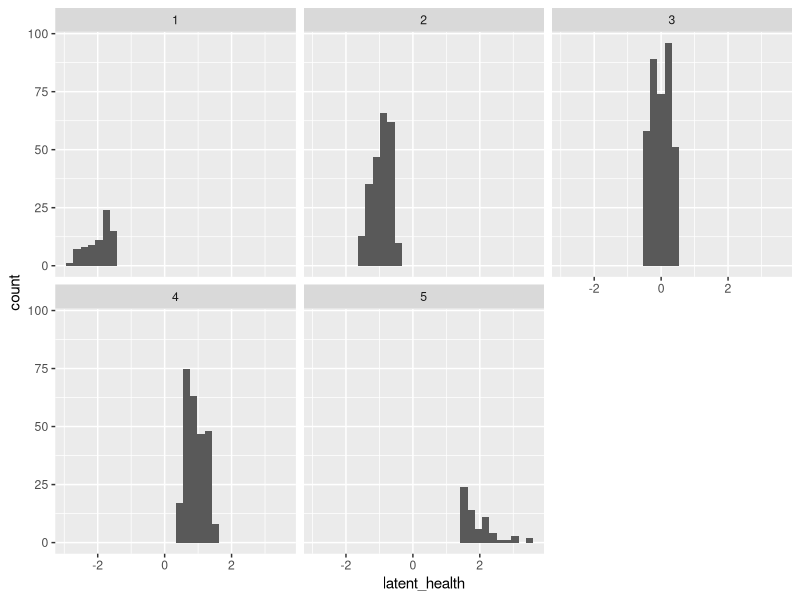
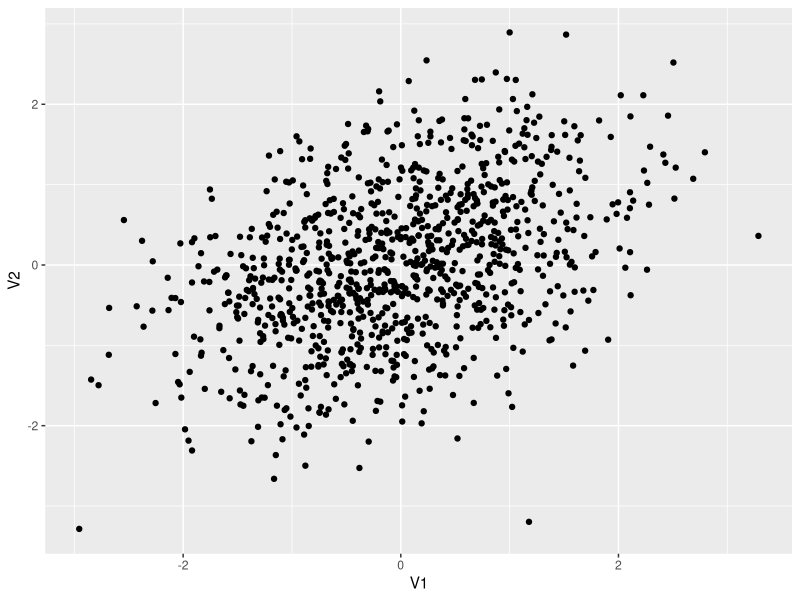
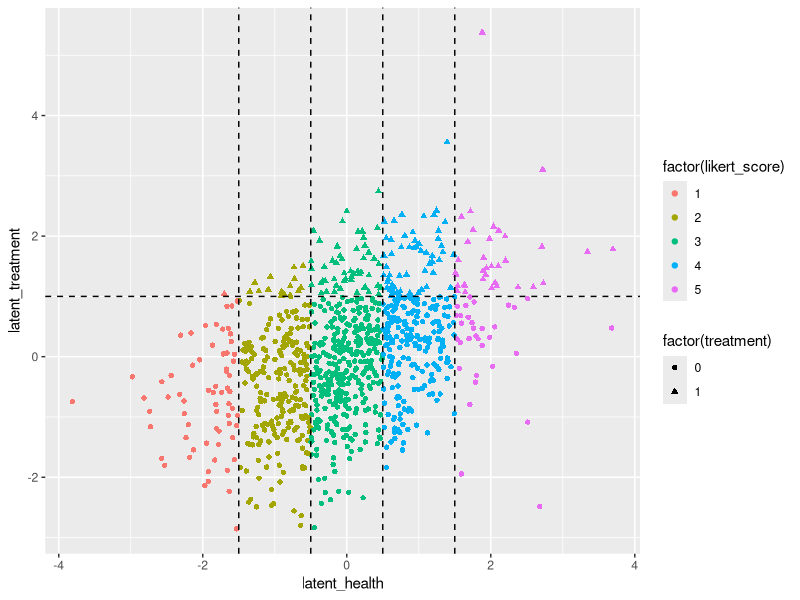

Here is the R script that generated these plots, in order:
## ---- chunk 1
library(tidyverse)
library(mvtnorm)
## ---- chunk 2
n_obs <- 1000
cut_points <- c(-1.5, -0.5, 0.5, 1.5)

df <- tibble(latent_health = rnorm(n_obs, mean = 0, sd = 1)) %>%
  mutate(likert_score = findInterval(latent_health, cut_points) + 1)

head(df)
## ---- chunk 3
ggplot(df, aes(x = latent_health)) +
  geom_histogram() +
  facet_wrap(~ likert_score)
## ---- chunk 4
sigma <- matrix(c(1, 0.4, 
                  0.4, 1), ncol = 2)

df <- as.data.frame(rmvnorm(n = n_obs, 
                           mean = c(0, 0), 
                           sigma = sigma))

ggplot(df, aes(x = V1, y = V2)) +
  geom_point()
## ---- chunk 5
n_obs <- 1000
cut_points_health <- c(-1.5, -0.5, 0.5, 1.5)
cut_point_treatment <- c(1)

df <-as_tibble(rmvnorm(n = n_obs, 
                           mean = c(0, 0), 
                           sigma = sigma)) %>%
  rename(c(latent_health = V1, latent_treatment = V2)) %>%
  mutate(likert_score = findInterval(latent_health, cut_points_health) + 1) %>%
  mutate(treatment = findInterval(latent_treatment, cut_point_treatment))

head(df)
## ---- chunk 6
ggplot(df, aes(x = latent_health, y = latent_treatment, col = factor(likert_score), shape = factor(treatment))) +
  geom_point() +
  geom_hline(yintercept = cut_point_treatment, linetype = "dashed") +
  geom_vline(xintercept = cut_points_health, linetype = "dashed")
## ---- chunk 7
df %>%
  group_by(likert_score) %>%
  summarise(perc_treatment = mean(treatment))
